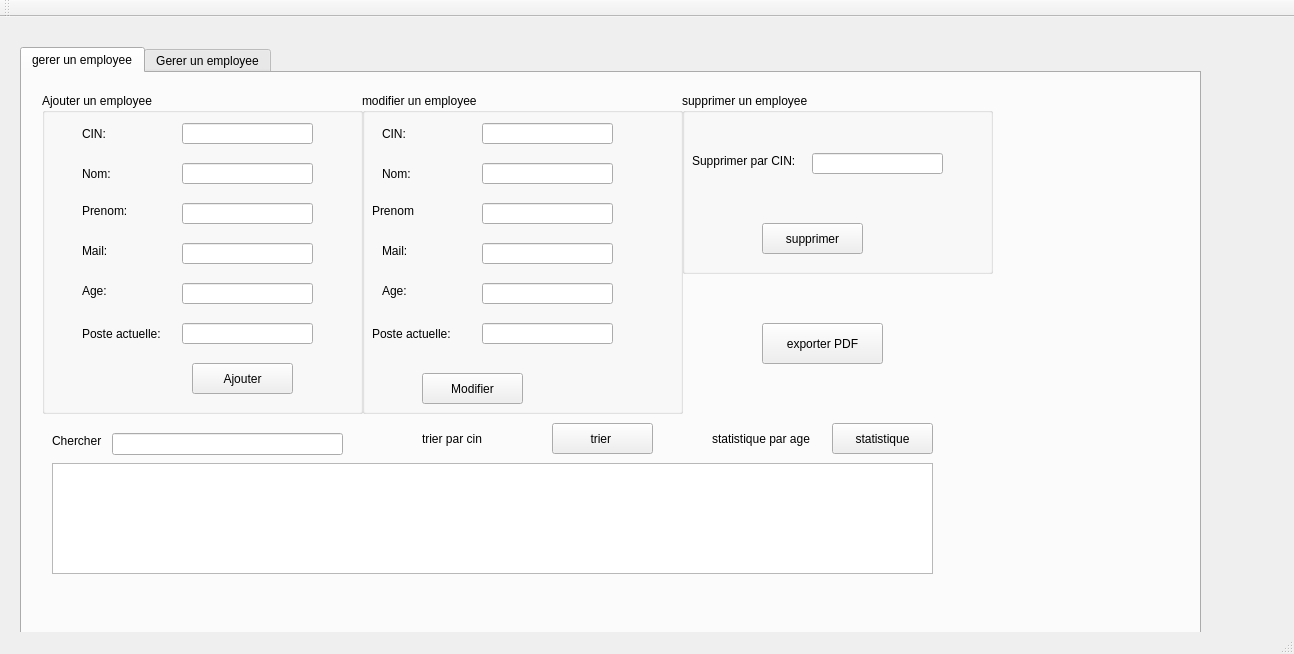
<?xml version="1.0" encoding="UTF-8"?>
<ui version="4.0">
 <class>MainWindow</class>
 <widget class="QMainWindow" name="MainWindow">
  <property name="geometry">
   <rect>
    <x>0</x>
    <y>0</y>
    <width>1294</width>
    <height>654</height>
   </rect>
  </property>
  <property name="windowTitle">
   <string>Gestion des Clients</string>
  </property>
  <widget class="QWidget" name="centralWidget">
   <widget class="QTabWidget" name="tabWidget">
    <property name="geometry">
     <rect>
      <x>20</x>
      <y>30</y>
      <width>1181</width>
      <height>591</height>
     </rect>
    </property>
    <property name="currentIndex">
     <number>0</number>
    </property>
    <widget class="QWidget" name="tab">
     <attribute name="title">
      <string>gerer un employee</string>
     </attribute>
     <widget class="QGroupBox" name="groupBox_2">
      <property name="geometry">
       <rect>
        <x>20</x>
        <y>20</y>
        <width>321</width>
        <height>321</height>
       </rect>
      </property>
      <property name="title">
       <string>Ajouter un employee</string>
      </property>
      <widget class="QLabel" name="label_7">
       <property name="geometry">
        <rect>
         <x>40</x>
         <y>30</y>
         <width>41</width>
         <height>21</height>
        </rect>
       </property>
       <property name="text">
        <string>CIN:</string>
       </property>
      </widget>
      <widget class="QLabel" name="label_8">
       <property name="geometry">
        <rect>
         <x>40</x>
         <y>70</y>
         <width>41</width>
         <height>21</height>
        </rect>
       </property>
       <property name="text">
        <string>Nom:</string>
       </property>
      </widget>
      <widget class="QLabel" name="label_9">
       <property name="geometry">
        <rect>
         <x>40</x>
         <y>110</y>
         <width>61</width>
         <height>16</height>
        </rect>
       </property>
       <property name="text">
        <string>Prenom:</string>
       </property>
      </widget>
      <widget class="QLabel" name="label_10">
       <property name="geometry">
        <rect>
         <x>40</x>
         <y>190</y>
         <width>41</width>
         <height>16</height>
        </rect>
       </property>
       <property name="text">
        <string>Age:</string>
       </property>
      </widget>
      <widget class="QLabel" name="label_11">
       <property name="geometry">
        <rect>
         <x>190</x>
         <y>320</y>
         <width>56</width>
         <height>16</height>
        </rect>
       </property>
       <property name="text">
        <string/>
       </property>
      </widget>
      <widget class="QLabel" name="label_12">
       <property name="geometry">
        <rect>
         <x>40</x>
         <y>230</y>
         <width>101</width>
         <height>21</height>
        </rect>
       </property>
       <property name="text">
        <string>Poste actuelle:</string>
       </property>
      </widget>
      <widget class="QLabel" name="label_13">
       <property name="geometry">
        <rect>
         <x>40</x>
         <y>150</y>
         <width>56</width>
         <height>16</height>
        </rect>
       </property>
       <property name="text">
        <string>Mail:</string>
       </property>
      </widget>
      <widget class="QLabel" name="label_14">
       <property name="geometry">
        <rect>
         <x>190</x>
         <y>380</y>
         <width>201</width>
         <height>16</height>
        </rect>
       </property>
       <property name="text">
        <string/>
       </property>
      </widget>
      <widget class="QLineEdit" name="le_Cin">
       <property name="geometry">
        <rect>
         <x>140</x>
         <y>30</y>
         <width>131</width>
         <height>21</height>
        </rect>
       </property>
      </widget>
      <widget class="QLineEdit" name="le_Nom">
       <property name="geometry">
        <rect>
         <x>140</x>
         <y>70</y>
         <width>131</width>
         <height>21</height>
        </rect>
       </property>
      </widget>
      <widget class="QLineEdit" name="le_Age">
       <property name="geometry">
        <rect>
         <x>140</x>
         <y>190</y>
         <width>131</width>
         <height>21</height>
        </rect>
       </property>
      </widget>
      <widget class="QLineEdit" name="le_Mail">
       <property name="geometry">
        <rect>
         <x>140</x>
         <y>150</y>
         <width>131</width>
         <height>21</height>
        </rect>
       </property>
      </widget>
      <widget class="QLineEdit" name="le_Postactuelle">
       <property name="geometry">
        <rect>
         <x>140</x>
         <y>230</y>
         <width>131</width>
         <height>21</height>
        </rect>
       </property>
       <property name="styleSheet">
        <string notr="true"/>
       </property>
      </widget>
      <widget class="QLineEdit" name="le_Prenom">
       <property name="geometry">
        <rect>
         <x>140</x>
         <y>110</y>
         <width>131</width>
         <height>21</height>
        </rect>
       </property>
      </widget>
      <widget class="QPushButton" name="ajouter">
       <property name="geometry">
        <rect>
         <x>150</x>
         <y>270</y>
         <width>101</width>
         <height>31</height>
        </rect>
       </property>
       <property name="text">
        <string>Ajouter</string>
       </property>
      </widget>
     </widget>
     <widget class="QTableView" name="tab_employee">
      <property name="geometry">
       <rect>
        <x>30</x>
        <y>390</y>
        <width>881</width>
        <height>111</height>
       </rect>
      </property>
     </widget>
     <widget class="QLineEdit" name="le_id_cher">
      <property name="geometry">
       <rect>
        <x>90</x>
        <y>360</y>
        <width>231</width>
        <height>22</height>
       </rect>
      </property>
     </widget>
     <widget class="QLabel" name="label_18">
      <property name="geometry">
       <rect>
        <x>30</x>
        <y>360</y>
        <width>71</width>
        <height>16</height>
       </rect>
      </property>
      <property name="text">
       <string>Chercher</string>
      </property>
     </widget>
     <widget class="QGroupBox" name="groupBox">
      <property name="geometry">
       <rect>
        <x>340</x>
        <y>20</y>
        <width>321</width>
        <height>321</height>
       </rect>
      </property>
      <property name="title">
       <string>modifier un employee</string>
      </property>
      <widget class="QPushButton" name="modifier">
       <property name="geometry">
        <rect>
         <x>60</x>
         <y>280</y>
         <width>101</width>
         <height>31</height>
        </rect>
       </property>
       <property name="text">
        <string>Modifier</string>
       </property>
      </widget>
      <widget class="QLabel" name="label_15">
       <property name="geometry">
        <rect>
         <x>20</x>
         <y>30</y>
         <width>41</width>
         <height>21</height>
        </rect>
       </property>
       <property name="text">
        <string>CIN:</string>
       </property>
      </widget>
      <widget class="QLabel" name="label_16">
       <property name="geometry">
        <rect>
         <x>20</x>
         <y>70</y>
         <width>41</width>
         <height>21</height>
        </rect>
       </property>
       <property name="text">
        <string>Nom:</string>
       </property>
      </widget>
      <widget class="QLabel" name="label_19">
       <property name="geometry">
        <rect>
         <x>10</x>
         <y>110</y>
         <width>61</width>
         <height>16</height>
        </rect>
       </property>
       <property name="text">
        <string>Prenom</string>
       </property>
      </widget>
      <widget class="QLabel" name="label_20">
       <property name="geometry">
        <rect>
         <x>20</x>
         <y>190</y>
         <width>41</width>
         <height>16</height>
        </rect>
       </property>
       <property name="text">
        <string>Age:</string>
       </property>
      </widget>
      <widget class="QLabel" name="label_21">
       <property name="geometry">
        <rect>
         <x>20</x>
         <y>150</y>
         <width>56</width>
         <height>16</height>
        </rect>
       </property>
       <property name="text">
        <string>Mail:</string>
       </property>
      </widget>
      <widget class="QLabel" name="label_22">
       <property name="geometry">
        <rect>
         <x>10</x>
         <y>230</y>
         <width>101</width>
         <height>21</height>
        </rect>
       </property>
       <property name="text">
        <string>Poste actuelle:</string>
       </property>
      </widget>
      <widget class="QLineEdit" name="le_Postactuelle_2">
       <property name="geometry">
        <rect>
         <x>120</x>
         <y>230</y>
         <width>131</width>
         <height>21</height>
        </rect>
       </property>
      </widget>
      <widget class="QLineEdit" name="le_Mail_2">
       <property name="geometry">
        <rect>
         <x>120</x>
         <y>150</y>
         <width>131</width>
         <height>21</height>
        </rect>
       </property>
      </widget>
      <widget class="QLineEdit" name="le_Age_2">
       <property name="geometry">
        <rect>
         <x>120</x>
         <y>190</y>
         <width>131</width>
         <height>21</height>
        </rect>
       </property>
      </widget>
      <widget class="QLineEdit" name="le_Prenom_2">
       <property name="geometry">
        <rect>
         <x>120</x>
         <y>110</y>
         <width>131</width>
         <height>21</height>
        </rect>
       </property>
      </widget>
      <widget class="QLineEdit" name="le_Nom_2">
       <property name="geometry">
        <rect>
         <x>120</x>
         <y>70</y>
         <width>131</width>
         <height>21</height>
        </rect>
       </property>
      </widget>
      <widget class="QLineEdit" name="le_Cin_2">
       <property name="geometry">
        <rect>
         <x>120</x>
         <y>30</y>
         <width>131</width>
         <height>21</height>
        </rect>
       </property>
      </widget>
     </widget>
     <widget class="QGroupBox" name="groupBox_3">
      <property name="geometry">
       <rect>
        <x>660</x>
        <y>20</y>
        <width>311</width>
        <height>181</height>
       </rect>
      </property>
      <property name="title">
       <string>supprimer un employee</string>
      </property>
      <widget class="QLabel" name="label_17">
       <property name="geometry">
        <rect>
         <x>10</x>
         <y>60</y>
         <width>131</width>
         <height>16</height>
        </rect>
       </property>
       <property name="text">
        <string>Supprimer par CIN:</string>
       </property>
      </widget>
      <widget class="QPushButton" name="supprimer">
       <property name="geometry">
        <rect>
         <x>80</x>
         <y>130</y>
         <width>101</width>
         <height>31</height>
        </rect>
       </property>
       <property name="text">
        <string>supprimer</string>
       </property>
      </widget>
      <widget class="QLineEdit" name="le_Cin_supp">
       <property name="geometry">
        <rect>
         <x>130</x>
         <y>60</y>
         <width>131</width>
         <height>21</height>
        </rect>
       </property>
      </widget>
     </widget>
     <widget class="QPushButton" name="pb_stat">
      <property name="geometry">
       <rect>
        <x>810</x>
        <y>350</y>
        <width>101</width>
        <height>31</height>
       </rect>
      </property>
      <property name="text">
       <string>statistique</string>
      </property>
     </widget>
     <widget class="QLabel" name="label_23">
      <property name="geometry">
       <rect>
        <x>690</x>
        <y>350</y>
        <width>111</width>
        <height>31</height>
       </rect>
      </property>
      <property name="text">
       <string>statistique par age </string>
      </property>
     </widget>
     <widget class="QPushButton" name="pb_trier">
      <property name="geometry">
       <rect>
        <x>530</x>
        <y>350</y>
        <width>101</width>
        <height>31</height>
       </rect>
      </property>
      <property name="text">
       <string>trier </string>
      </property>
     </widget>
     <widget class="QLabel" name="label_24">
      <property name="geometry">
       <rect>
        <x>400</x>
        <y>350</y>
        <width>111</width>
        <height>31</height>
       </rect>
      </property>
      <property name="text">
       <string>trier par cin</string>
      </property>
     </widget>
     <widget class="QPushButton" name="pb_pdf">
      <property name="geometry">
       <rect>
        <x>740</x>
        <y>250</y>
        <width>121</width>
        <height>41</height>
       </rect>
      </property>
      <property name="text">
       <string>exporter PDF</string>
      </property>
     </widget>
    </widget>
    <widget class="QWidget" name="tab_2">
     <attribute name="title">
      <string>Gerer un employee</string>
     </attribute>
    </widget>
   </widget>
  </widget>
  <widget class="QMenuBar" name="menuBar">
   <property name="geometry">
    <rect>
     <x>0</x>
     <y>0</y>
     <width>1294</width>
     <height>26</height>
    </rect>
   </property>
  </widget>
  <widget class="QToolBar" name="mainToolBar">
   <attribute name="toolBarArea">
    <enum>TopToolBarArea</enum>
   </attribute>
   <attribute name="toolBarBreak">
    <bool>false</bool>
   </attribute>
  </widget>
  <widget class="QStatusBar" name="statusBar"/>
 </widget>
 <layoutdefault spacing="6" margin="11"/>
 <resources/>
 <connections/>
</ui>
